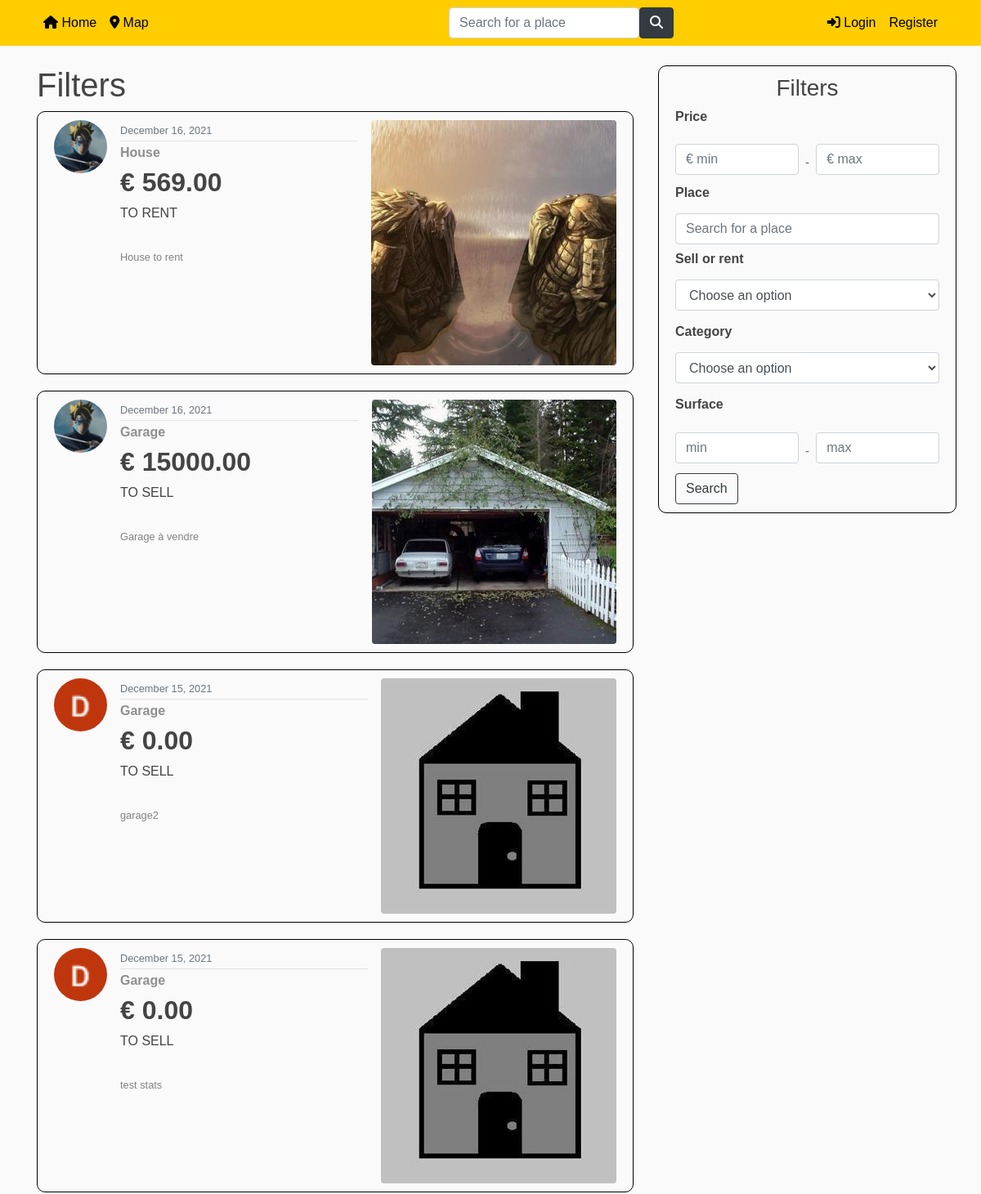
/filter/ (upper part), run on an earlier commit of the app's database.
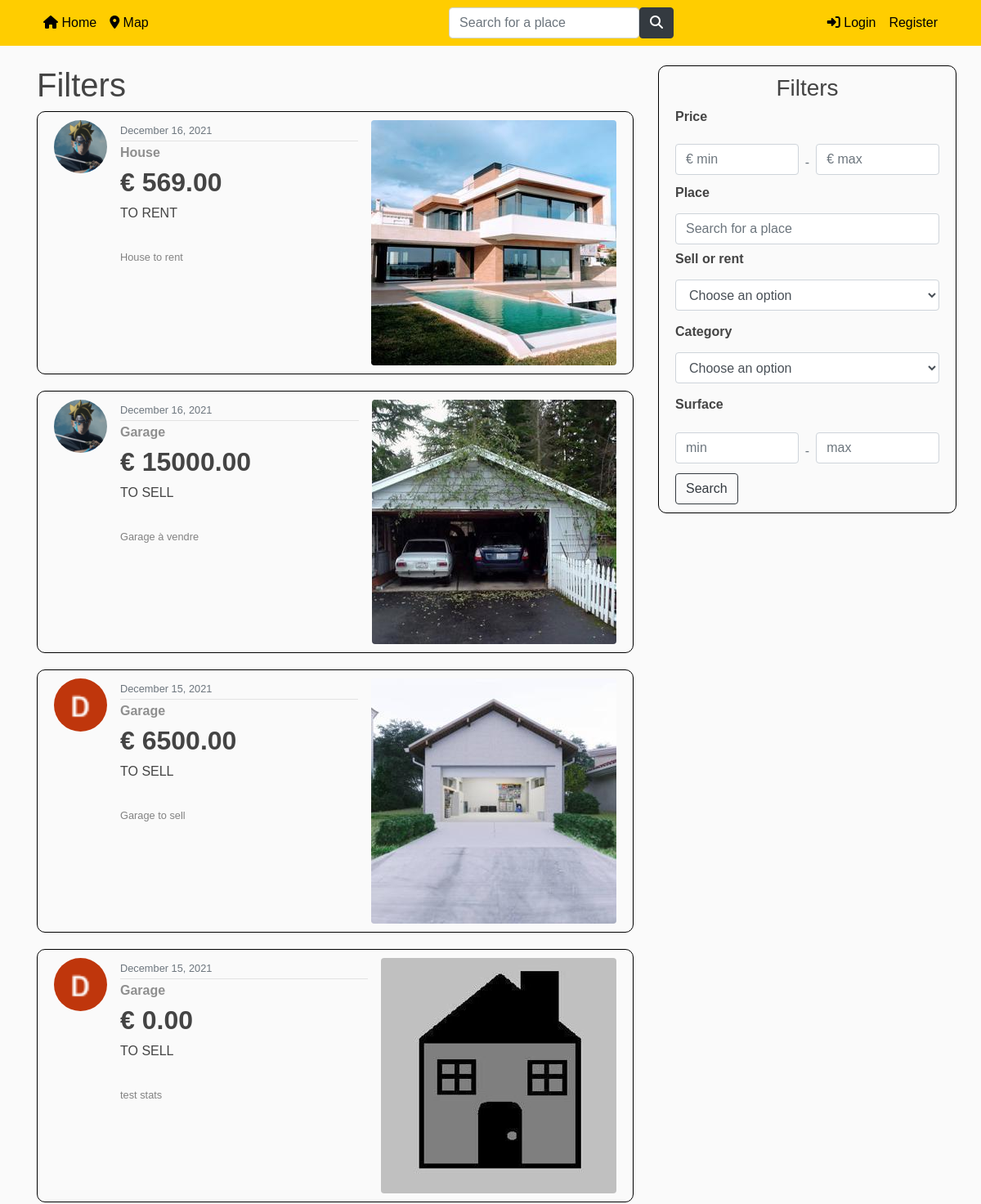
And on a later commit of the database.
### blog/models.py (models this page shows, shortened)
class Post(models.Model): #creation d'un Post
    title = models.CharField(max_length=100)
    price = models.DecimalField(default=0, max_digits= 15, decimal_places=2)
    sell_rent = models.CharField(default= 'S', max_length=10, choices=SELLORRENT_CHOICES)
    localisation = models.CharField(default='Bruxelles',max_length=100)
    address = models.TextField(default='Boulevard du Triomphe 1 , 1050 Bruxelles')
    lat = models.FloatField(blank=True, null=True)  # blank pour autoriser des valeurs vides
    long = models.FloatField(blank=True, null=True)
    category = models.CharField(default= 'H', max_length=10, choices=CATEGORIES)
    surface = models.DecimalField(default=0, max_digits= 8, decimal_places=2)
    content = models.TextField()
    image = models.ImageField(default='defaultAnnounce.jpg', upload_to='announce_pics')
    image2 = models.ImageField(default='defaultAnnounce.jpg', upload_to='announce_pics')
    image3 = models.ImageField(default='defaultAnnounce.jpg', upload_to='announce_pics')
    date_posted = models.DateTimeField(default=timezone.now)
    author = models.ForeignKey(User, on_delete=models.CASCADE) #ForeignKey = reférence à une autre classe (clé étrangère) --> on_delete=models.CASCADE --> signifie que lors de la suppression d'un User, tous ses posts seront supprimés aussi
    number_views = models.IntegerField(default=0)
    room_number = models.IntegerField(default=0, blank=True, null=True)

### users/models.py (models this page shows, shortened)
class Profile(models.Model):
    user = models.OneToOneField(User, on_delete=models.CASCADE) #CASCADE : si je supprime l'utilisateur, le profil sera supprimé aussi. Mais si je supprime le profil, l'utilisateur ne sera pas supprimé
    image = models.ImageField(default='default.jpg', upload_to='profile_pics') #default = image par défaut si l'user ne choisit aucune pdp
    price_preference = models.DecimalField(default=0, max_digits=15, decimal_places=2) #prix maximum préféré
    localisation_preference = models.CharField(default='Bruxelles', max_length=100) #localisation préférée
    sell_rent_preference = models.CharField(default='S', max_length=10, choices=SELLORRENT_CHOICES) #a vendre ou a louer

### blog/views.py (the view)
# urls.py: path('filter/', views.filter, name='blog-filter'),#chercher un filtre
def filter(request): #inspired by https://www.youtube.com/watch?v=vU0VeFN-abU
    post = Post.objects.all()
    localisation = request.GET.get('localisation')
    priceMin = request.GET.get('priceMin')
    priceMax = request.GET.get('priceMax')
    sellOrRent = request.GET.get('sellOrRent')
    category = request.GET.get('category')
    surfaceMin = request.GET.get('surfaceMin')
    surfaceMax = request.GET.get('surfaceMax')
    if localisation != '' and localisation is not None:
        post = post.filter(localisation__icontains=localisation)
    if priceMin != '' and priceMin is not None:
        post = post.filter(price__gte=priceMin)
    if priceMax != '' and priceMax is not None:
        post = post.filter(price__lt=priceMax)
    if sellOrRent != '' and sellOrRent is not None and sellOrRent != 'Choose an option':
        post = post.filter(sell_rent__icontains=sellOrRent)
    if category != '' and category is not None and category != 'Choose an option':
        post = post.filter(category__icontains=category)
    if surfaceMin != '' and surfaceMin is not None:
        post = post.filter(surface__gte=surfaceMin)
    if surfaceMax != '' and surfaceMax is not None:
        post = post.filter(surface__lt=surfaceMax)
    context = {
        'posts': post.order_by('-date_posted'),
    }
    if post.exists():
        return render(request, 'blog/filter.html', context)
    else:
        return render(request, 'blog/place_search2.html', {})

### blog/templates/blog/filter.html (shortened to what this page needs)
{% extends "blog/base.html" %}
{% block content %}
<h1>Filters</h1>
    {% for post in posts %}
        <a class="content-article" href="{% url 'post-detail' post.id %}">
            <article class="media content-section">
                <img class="rounded-circle article-img" src="{{ post.author.profile.image.url }}">
                <div class="media-body">
                    <div class="article-metadata">
                        <small class="text-muted">{{ post.date_posted|date:"F d, Y" }}</small>
                    </div>
                    <div class="post-content">
                        <h6 class="post-content-category"><b>{{ post.get_category_display }}</b></h6>
                        <h2 class="display-5"><b>€ {{ post.price }}</b></h2>
                        <h6 class="text-uppercase">{{ post.get_sell_rent_display }}</h6>
                        <br>
                        <p class="post-content-title"><small>{{ post.title }}</small></p>
                    </div>
                </div>
                <img class="rounded float-left ml-3" src="{{ post.image.url }}">
            </article>
        </a>
    {% endfor %}
</div>
        <section class="col-md-4">
            <div class="content-section filter-section">
                <h3 style="text-align: center;">Filters</h3>
                <form action="{% url 'blog-filter' %}" method=GET>
                    <h6 class="font-weight-bold mb-3">Price</h6>
                    <div class="d-flex align-items-center mt-4 pb-1">
                        <div class="md-form md-outline my-0">
                            <input class="form-control mb-2" name="priceMin" placeholder="€ min">
                        </div>
                        <p class="px-2 mb-0 text-muted"> - </p>
                        <div class="md-form md-outline my-0">
                            <input class="form-control mb-2" name="priceMax" placeholder="€ max">
                        </div>
                    </div>
                    <h6 class="font-weight-bold mb-3">Place</h6>
                    <input aria-label="Search" class="form-control me-2" name="localisation" placeholder="Search for a place"
                           type="search">
                    <h6 class="font-weight-bold mt-2 mb-3">Sell or rent</h6>
                    <div class="form-group">
                        <select class="form-control" name="sellOrRent" >
                            <option>Choose an option</option>
                        </select>
                    </div>
                    <h6 class="font-weight-bold mb-3">Category</h6>
                    <div class="form-group">
                        <select class="form-control" name="category" >
                            <option>Choose an option</option>
                        </select>
                    </div>
                    <h6 class="font-weight-bold mb-3">Surface</h6>
                    <div class="d-flex align-items-center mt-4 pb-1">
                        <div class="md-form md-outline my-0">
                            <input class="form-control mb-2"  name="surfaceMin" placeholder="min" type="text">
                        </div>
                        <p class="px-2 mb-0 text-muted"> - </p>
                        <div class="md-form md-outline my-0">
                            <input class="form-control mb-2" name="surfaceMax" placeholder="max" type="text">
                        </div>
                    </div>
                    <button class="btn btn-outline-dark" type="submit">Search</button>
                </form>
            </div>
        </section>
{% endblock content %}

What changed in the data, as far as the page shows it:
changed Post "House": image: a different picture
changed Post: price "0.00" → "6500.00"; title "garage2" → "Garage to sell"; image: picture added in place of a placeholder
